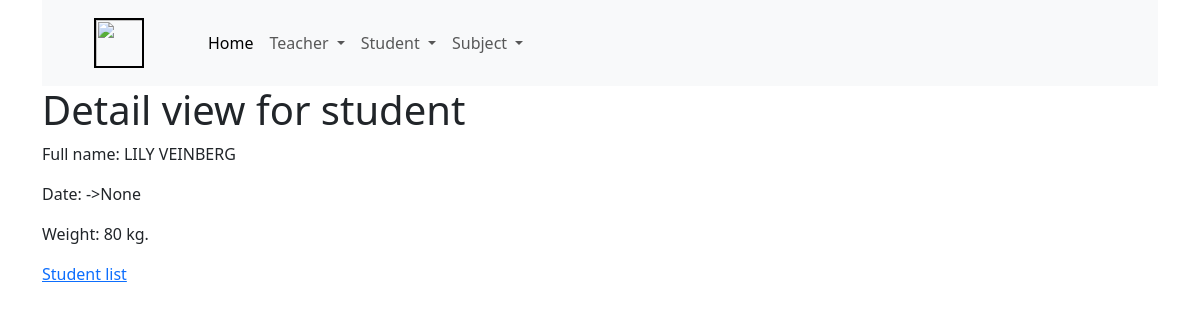
The app's page /first_app/student_detail/1/ with its own data.
### first_app/models.py (models this page shows)
class Student(models.Model):
    name = models.CharField(max_length=100)
    date_of_birth = models.DateField(null=True, blank=True)
    weight = models.IntegerField()

### first_app/views.py (the view)
# urls.py: path('student_detail/<int:pk>/', views.StudentDetailView.as_view(), name='student_detail'),
class StudentDetailView(DetailView):
    model = Student

### first_app/templates/first_app/student_detail.html (shortened to what this page needs)
{% extends 'base.html' %}
{% block content %}
	<h1>Detail view for student</h1>
    <div>
        <p>Full name: {{ student.name|upper }}</p>
        <p>Date: {{ student.date_of_birth|date:'d.m.Y' }} ->{{ student.date_of_birth }}</p>
        <p>Weight: {{ student.weight }} kg.</p>
    </div>
    <p><a href="/first_app/student_list">Student list</a></p>
{% endblock %}

### records on screen
Student: name "LILY VEINBERG", date_of_birth "None", weight "80"
